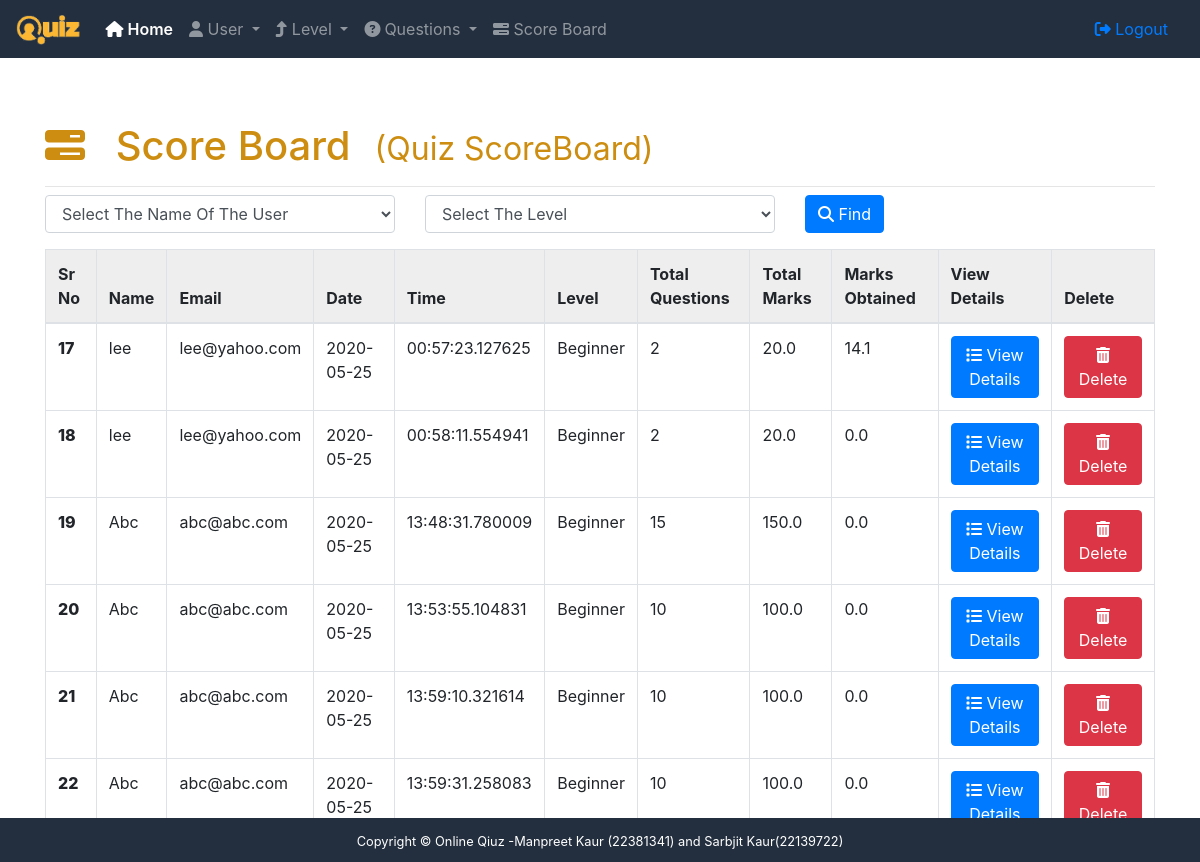
The app's page /admin/scoreboard (signed in), older data.
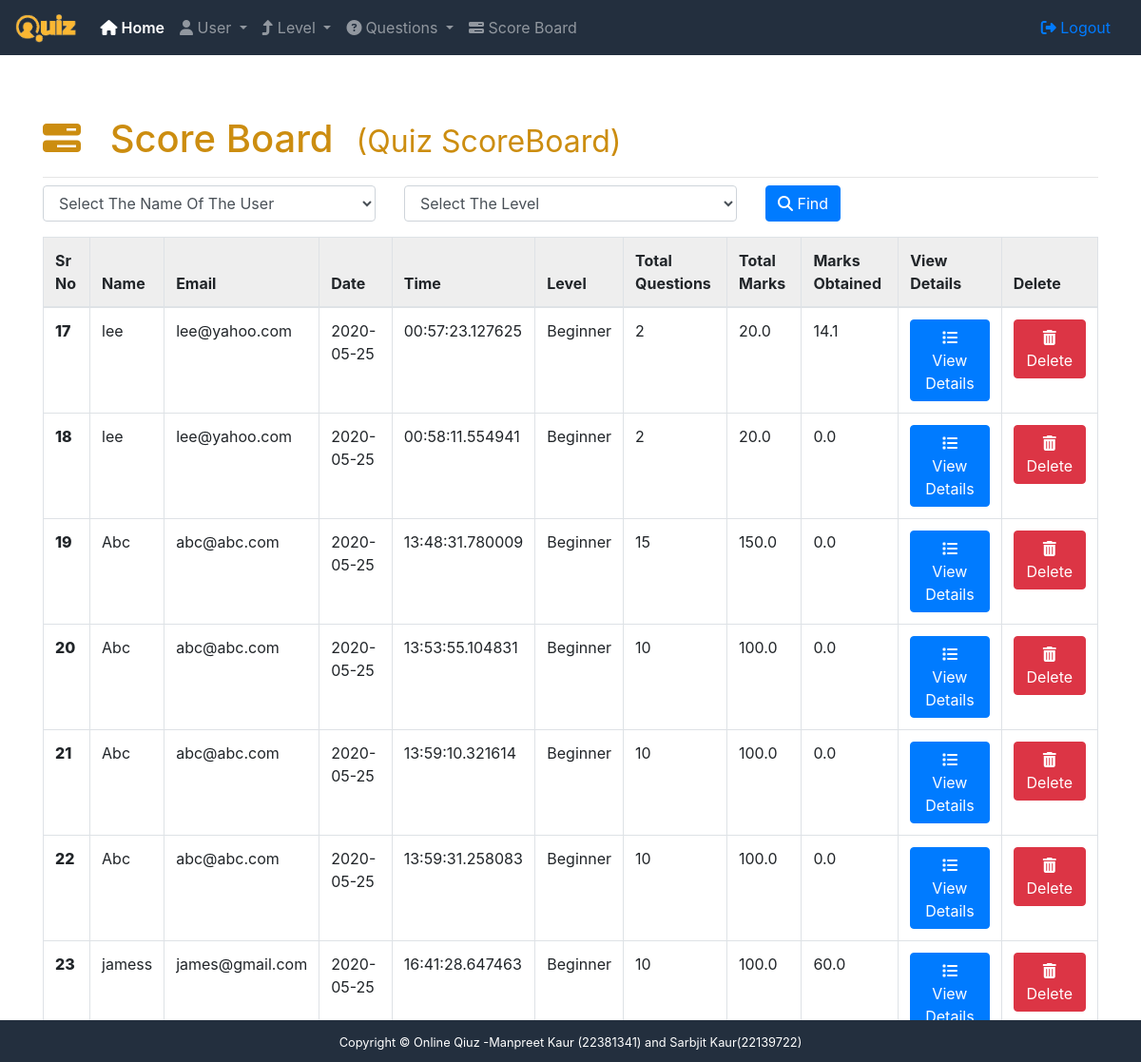
The same page, newer data.
### app/user/models.py (models this page shows, shortened)
class UserScoreBoard(db.Model):
    id = db.Column(db.Integer, primary_key=True)
    user_id = db.Column(db.Integer, db.ForeignKey('user.id'),
                        nullable=False)
    user = db.relationship("User", foreign_keys=user_id)
    test_time = db.Column(db.TIMESTAMP, nullable=False)
    level_id = db.Column(db.Integer, db.ForeignKey('level.id'),
                         nullable=True)
    level = db.relationship("Level", foreign_keys=level_id)
    @property
    def get_test_date(self):
        return str(self.test_time.date())
    @property
    def get_test_time(self):
        return str(self.test_time.time())
    @property
    def get_scoreboard_details(self):
        return ScoreBoardDetail.query.filter(ScoreBoardDetail.scoreboard_id == self.id)
    @property
    def total_questions(self):
        return self.get_scoreboard_details.count()
    @property
    def total_marks(self):
        total = 0
        for i in self.get_scoreboard_details.all():
            try:
                total += float(i.total_marks)
            except:
                total += 0
        return total
    @property
    def obtained_marks(self):
        total = 0
        for i in self.get_scoreboard_details.all():
            try:
                total += float(i.obtained_marks)
            except:
                total+= 0
        return total

class ScoreBoardDetail(db.Model):
    id = db.Column(db.Integer, primary_key=True)
    scoreboard_id = db.Column(db.Integer, db.ForeignKey('user_score_board.id'),
                              nullable=False)
    level = db.Column(db.Text, nullable=False)
    question_type = db.Column(db.Enum(ScoreBoardQuestionType), nullable=False)
    total_marks = db.Column(db.Integer, nullable=False)
    obtained_marks = db.Column(db.Integer, nullable=True)
    feedback = db.Column(db.Text,nullable=True,default="")

### app/admin/models.py (models this page shows, shortened)
class User(db.Model):
    id = db.Column(db.Integer, primary_key=True)
    name = db.Column(db.String(80), unique=True, nullable=False)
    email = db.Column(db.String(120), unique=True, nullable=False)
    password = db.Column(db.String(120), nullable=False)
    is_admin = db.Column(db.Boolean, nullable=False)

class Level(db.Model):
    id = db.Column(db.Integer, primary_key=True)
    name = db.Column(db.String(120), unique=True, nullable=False)
    image = db.Column(db.String(120), unique=False, nullable=False)
    priority = db.Column(db.Integer, unique=True, nullable=False)

### app/admin/controller.py (the view)
@admin_routes.route('/scoreboard')
@login_required
def scoreboard():
    users = User.query.all()
    levels = Level.query.all()
    scoreboard_ = UserScoreBoard.query.all()
    return render_template("admin/scoreboard.html",scoreboard=scoreboard_,users=users,levels=levels)

### app/admin/__init__.py (called while the page is built)
def login_required(f):
    @wraps(f)
    def wrap(*args, **kwargs):
        if 'quizadmin' in session:
            return f(*args, **kwargs)
        else:
            flash("You need to login first","danger")
            return redirect(url_for('admin.login'))
    return wrap

### app/templates/admin/scoreboard.html (shortened to what this page needs)
{% extends 'admin/base.html' %}
{% block content %}
<div class="container">
    <div class="table-responsive">
        <h1 class="mt-5"><i class="fa fa-tasks"></i> Score Board<small class="ml-4">(Quiz ScoreBoard)</small></h1>
        <hr class="mb-2"/>
        <div class="row mb-3">
            <div class="col-md-4">
                <select name="user_select" id="user_select" class="form-control">
                    <option value="0">Select The Name Of The User</option>
                </select>
            </div>
            <div class="col-md-4">
                <select name="level_select" id="level_select" class="form-control">
                    <option value="0">Select The Level</option>
                </select>
            </div>
             <div class="col-md-4">
                 <button class="btn btn-primary" id="find" style="cursor: pointer;"><i class="fa fa-search"></i> Find</button>
            </div>
        </div>
        <table class="table table-bordered">
            <thead>
                <tr>
                    <th>Sr No</th>
                    <th>Name</th>
                    <th>Email</th>
                    <th>Date</th>
                    <th>Time</th>
                    <th>Level</th>
                    <th>Total Questions</th>
                    <th>Total Marks</th>
                    <th>Marks Obtained</th>
                    <th>View Details</th>
                    <th>Delete</th>
                </tr>
            </thead>
            <tbody id="board-tbody">
                {% for board in scoreboard %}
                {% if board.user.email and board.level %}
                    <tr>
                        <td>{{ loop.index }}</td>
                        <td>{{ board.user.name }}</td>
                        <td>{{ board.user.email }}</td>
                        <td>{{ board.get_test_date }}</td>
                        <td>{{ board.get_test_time }}</td>
                        <td>{{ board.level.name }}</td>
                         <td>{{ board.total_questions }}</td>
                        <td>{{ board.total_marks }}</td>
                        <td>{{ board.obtained_marks }}</td>
                        <td>
                            <a href="{{ url_for('admin.scoreboard_detail',id_=board.id) }}">
                            <button class="btn btn-primary"><i class="fa fa-list"></i> View Details</button>
                            </a>
                        </td>
                        <td>
                            <form action="{{ url_for('admin.delete_score_board',board_id=board.id) }}" onsubmit="return confirmDelete();">
                                <button class="btn btn-danger" type="submit"><i class="fa fa-trash"></i> Delete </button>
                            </form>
                        </td>
                    </tr>
                    {% endif %}
                {% endfor %}
            </tbody>
        </table>
    </div>
</div>
{% endblock %}

### app/templates/admin/base.html (shortened to what this page needs)
<!DOCTYPE html>
<html lang="en">
<head>
    <link rel="stylesheet" href="{{  url_for('static', filename='bootstrap/css/bootstrap.min.css') }}">
    <link rel="stylesheet" href="{{  url_for('static', filename='style.css') }}">
    <link rel="stylesheet" href="https://stackpath.bootstrapcdn.com/font-awesome/4.7.0/css/font-awesome.min.css">
</head>
<body>
    <header>
        <nav class="navbar navbar-expand-lg navbar-dark ">
          <a class="navbar-brand" href="#"><img src="{{  url_for('static', filename='quiz-logo.png') }}" class="img-fluid logo"></a>
          <div class="collapse navbar-collapse" id="navbarSupportedContent">
            <ul class="navbar-nav mr-auto">
              <li class="nav-item active">
                <a class="nav-link" href="{{url_for('admin.homepage')}}"><i class="fa fa-home"></i> Home <span class="sr-only">(current)</span></a>
              </li>
              <li class="nav-item dropdown">
                <a class="nav-link dropdown-toggle" href="#" id="navbarDropdown1" role="button" data-toggle="dropdown" aria-haspopup="true" aria-expanded="false">
                 <i class="fa fa-user"></i> User
                </a>
              </li>
              <li class="nav-item dropdown">
                <a class="nav-link dropdown-toggle" href="#" id="navbarDropdown" role="button" data-toggle="dropdown" aria-haspopup="true" aria-expanded="false">
                  <i class="fa fa-level-up mr-1" ></i>Level
                </a>
              </li>
                <li class="nav-item dropdown">
                <a class="nav-link dropdown-toggle" href="#" id="navbarDropdown" role="button" data-toggle="dropdown" aria-haspopup="true" aria-expanded="false">
                  <i class="fa fa-question-circle mr-1" ></i>Questions
                </a>
              </li>
              <li class="nav-item">
                <a class="nav-link" href="{{ url_for('admin.scoreboard') }}" tabindex="-1" aria-disabled="true"><i class="fa fa-tasks"></i> Score Board</a>
              </li>
            </ul>
            <a href="{{ url_for('admin.admin_logout') }}" class="nav-link"><i class="fa fa-sign-out"></i> Logout</a>
          </div>
        </nav>
    </header>
    {% block content %}
    {% endblock %}
    <footer id="sticky-footer" class="fixed-bottom">
        <div class="container text-center">
          <small>Copyright &copy; Online Qiuz -Manpreet Kaur (22381341) and Sarbjit Kaur(22139722)</small>
        </div>
     </footer>
</body>
</html>

### app/static/style.css (style rules this page uses)
.table thead tr { background-color: #eee; }
.table tr td .btn { display: block; margin: auto; }
.table tbody tr td:first-child { font-weight: 800; }
.table-responsive h1 i:first-child { margin-right: 20px; }
h1 { color: #cc8d10; }
h1 i { margin-right: 20px; }
.logo { max-height: 30px !important; max-width: 250px; }
header .navbar { background: #232f3e; }
header .navbar-dark .active { font-weight: 600; }
#sticky-footer { background: #232f3e; color: white; padding: 10px; }

Row changes from the older to the newer data that the page shows:
added UserScoreBoard: user.name "jamess", user.email "james@gmail.com", get_test_date "2020-05-25", get_test_time "16:41:28.647463", level.name "Beginner", total_questions "10", total_marks "100.0", obtained_marks "60.0"
